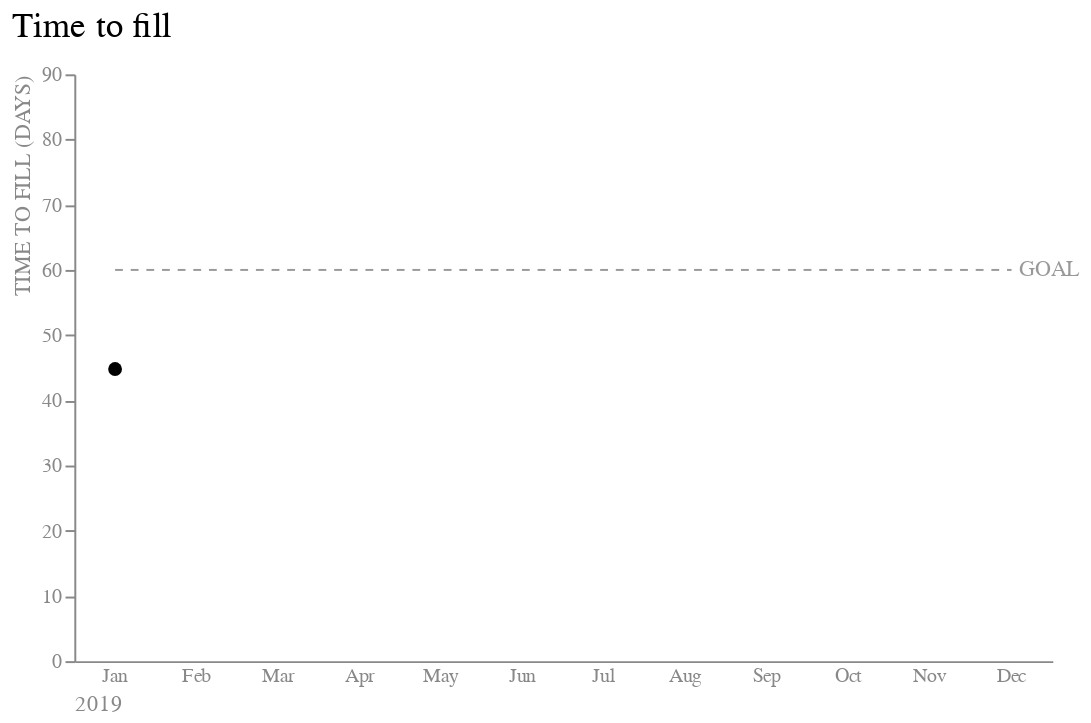

Notebook cell for this chart:
### Code cell
graph_3 = (empty + goal_opaque + label_goal_opaque + point_jan).configure_view(stroke = None)
graph_3

### Figure 1 — Vega-Lite specification as saved in the notebook (floating-point values rounded to 4 significant figures)
{"config": {"background": "white", "view": {"continuousWidth": 300, "continuousHeight": 300, "stroke": null}}, "layer": [{"data": {"name": "data-6be002fba83fd1263731108823ae7ed6"}, "mark": {"type": "line", "opacity": 0}, "encoding": {"x": {"axis": {"labelAngle": 0, "labelColor": "#888888", "ticks": false, "title": "2019", "titleAnchor": "start", "titleColor": "#888888", "titleFontWeight": "normal"}, "field": "Month", "sort": null, "type": "nominal"}, "y": {"axis": {"grid": false, "labelColor": "#888888", "titleAnchor": "end", "titleColor": "#888888", "titleFontWeight": "normal"}, "field": "Value", "scale": {"domain": [0, 90]}, "title": "TIME TO FILL (DAYS)", "type": "quantitative"}}, "title": {"text": "Time to fill", "anchor": "start", "fontSize": 18, "fontWeight": "normal", "offset": 10}}, {"data": {"name": "empty"}, "mark": {"type": "rule", "strokeDash": [4, 4]}, "encoding": {"opacity": {"value": 0.4}, "x": {"datum": "Jan"}, "x2": {"datum": "Dec"}, "y": {"datum": 60}}}, {"data": {"name": "data-1c9c9f22d63ae067ce41697727fed58b"}, "mark": {"type": "text", "align": "left", "dx": 4}, "encoding": {"opacity": {"value": 0.4}, "text": {"field": "text", "type": "nominal"}, "x": {"datum": "Dec"}, "y": {"datum": 60}}}, {"data": {"name": "empty"}, "mark": {"type": "point", "color": "black", "filled": true, "opacity": 1, "size": 50}, "encoding": {"x": {"datum": "Jan"}, "y": {"datum": 44.8}}}], "width": 500, "$schema": "https://vega.github.io/schema/vega-lite/v5.15.1.json", "datasets": {"data-6be002fba83fd1263731108823ae7ed6": [{"Month": "Jan", "Metric": "Internal", "Value": 47.6}, {"Month": "Feb", "Metric": "Internal", "Value": 37.9}, {"Month": "Mar", "Metric": "Internal", "Value": 17.6}, {"Month": "Apr", "Metric": "Internal", "Value": 18.6}, {"Month": "May", "Metric": "Internal", "Value": 40.6}, {"Month": "Jun", "Metric": "Internal", "Value": 28.8}, {"Month": "Jul", "Metric": "Internal", "Value": 27.1}, {"Month": "Aug", "Metric": "Internal", "Value": 36.9}, {"Month": "Sep", "Metric": "Internal", "Value": 37.1}, {"Month": "Oct", "Metric": "Internal", "Value": 25.9}, {"Month": "Nov", "Metric": "Internal", "Value": 51.2}, {"Month": "Dec", "Metric": "Internal", "Value": 40.6}, {"Month": "Jan", "Metric": "External", "Value": 44.8}, {"Month": "Feb", "Metric": "External", "Value": 48.5}, {"Month": "Mar", "Metric": "External", "Value": 49.5}, {"Month": "Apr", "Metric": "External", "Value": 55.2}, {"Month": "May", "Metric": "External", "Value": 56.5}, {"Month": "Jun", "Metric": "External", "Value": 60.7}, {"Month": "Jul", "Metric": "External", "Value": 44.2}, {"Month": "Aug", "Metric": "External", "Value": 29.0}, {"Month": "Sep", "Metric": "External", "Value": 61.2}, {"Month": "Oct", "Metric": "External", "Value": 44.9}, {"Month": "Nov", "Metric": "External", "Value": 76.6}, {"Month": "Dec", "Metric": "External", "Value": 34.7}], "empty": [{}], "data-1c9c9f22d63ae067ce41697727fed58b": [{"text": ["GOAL"]}]}}
